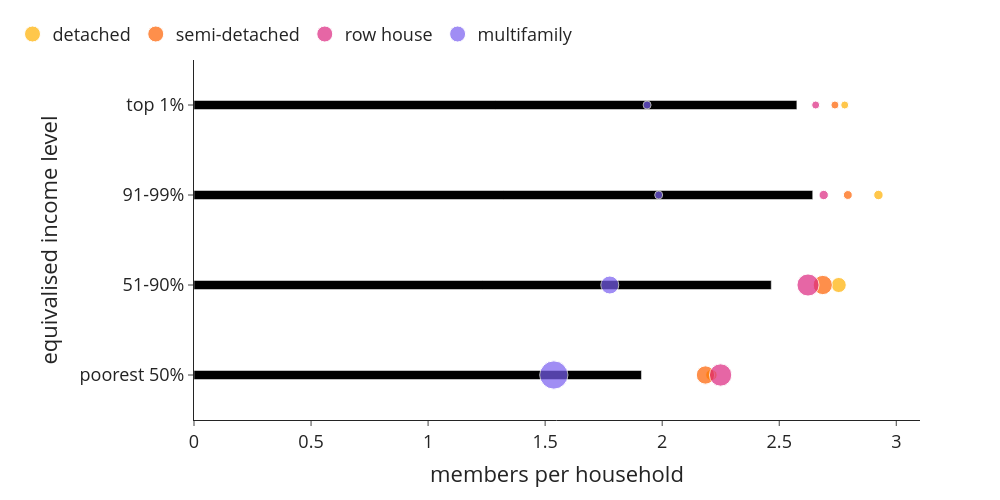

Notebook code cell kept with this figure:
### Code cell
bubblechart(use['n_hhdmem'+year], use['n_hhd'], use['n_hhd'], 0, 1, 'members per household', class_name_long,'cap_per_hhd_class_type')

### Figure 1 — Plotly figure (JSON) as saved in the notebook; plotly's stock layout.template omitted (floating-point values rounded to 4 significant figures)
{"data": [{"alignmentgroup": "True", "hovertemplate": "members per household=%{x}<br>equivalised income level=%{y}<extra></extra>", "legendgroup": "", "marker": {"color": "#000000", "pattern": {"shape": ""}}, "name": "", "offsetgroup": "", "orientation": "h", "showlegend": false, "textposition": "auto", "type": "bar", "x": [1.911, 2.466, 2.643, 2.575], "xaxis": "x", "y": ["poorest 50%", "51-90%", "91-99%", "top 1%"], "yaxis": "y"}, {"legendrank": 0, "marker": {"color": "#ffb000", "size": [274760, 474925, 185805, 32545], "sizemin": 4, "sizemode": "area", "sizeref": 4175.0}, "mode": "markers", "name": "detached", "showlegend": true, "type": "scatter", "x": [2.21, 2.754, 2.924, 2.78], "y": ["poorest 50%", "51-90%", "91-99%", "top 1%"]}, {"legendrank": 1, "marker": {"color": "#fe6100", "size": [697320, 773700, 164995, 13715], "sizemin": 4, "sizemode": "area", "sizeref": 4175.0}, "mode": "markers", "name": "semi-detached", "showlegend": true, "type": "scatter", "x": [2.185, 2.686, 2.793, 2.738], "y": ["poorest 50%", "51-90%", "91-99%", "top 1%"]}, {"legendrank": 2, "marker": {"color": "#dc267f", "size": [1041405, 1020550, 182370, 11715], "sizemin": 4, "sizemode": "area", "sizeref": 4175.0}, "mode": "markers", "name": "row house", "showlegend": true, "type": "scatter", "x": [2.249, 2.623, 2.69, 2.656], "y": ["poorest 50%", "51-90%", "91-99%", "top 1%"]}, {"legendrank": 3, "marker": {"color": "#785ef0", "size": [1669805, 677405, 129840, 15350], "sizemin": 4, "sizemode": "area", "sizeref": 4175.0}, "mode": "markers", "name": "multifamily", "showlegend": true, "type": "scatter", "x": [1.537, 1.776, 1.985, 1.936], "y": ["poorest 50%", "51-90%", "91-99%", "top 1%"]}], "layout": {"bargap": 0.9, "barmode": "relative", "font": {"size": 18}, "height": 500, "legend": {"orientation": "h", "tracegroupgap": 0, "x": -0.25, "xanchor": "left", "y": 1.02, "yanchor": "bottom"}, "margin": {"t": 60}, "width": 1000, "xaxis": {"anchor": "y", "domain": [0, 1], "title": {"text": "members per household"}}, "yaxis": {"anchor": "x", "domain": [0, 1], "title": {"text": "equivalised income level"}}}}
